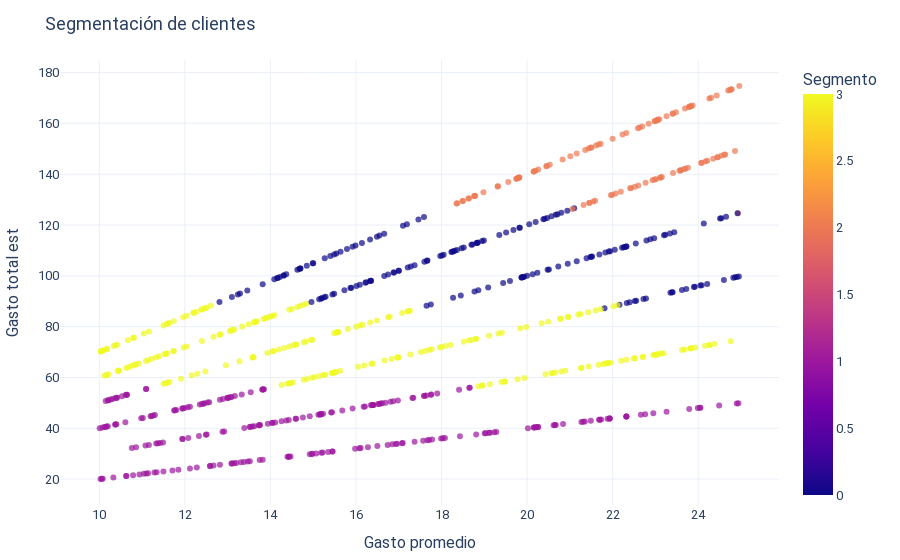

Notebook source saved alongside this figure:
### Markdown cell above
# Customer Segmentation

<img src="../../reports/figures/logo_cmsr92.png" alt="CMSR92" height="60" style="display:block;margin:auto;">

**Segmentación profesional de clientes para optimización de estrategias.**

> Los gráficos y cuadros de insights emplean colores profesionales y contrastantes, con el logo CMSR92 solo en la cabecera.

### Code cell
import os, pandas as pd
from pathlib import Path
from sklearn.cluster import KMeans
import sys

# Resolver raíz del proyecto de forma robusta

def find_root(start=None):
    p = Path(start or Path.cwd()).resolve()
    for _ in range(6):
        if (p / 'requirements.txt').exists() and (p / 'src').exists():
            return p
        if (p / '.git').exists() and (p / 'src').exists():
            return p
        p = p.parent
    return Path.cwd()

ROOT = find_root()
if str(ROOT) not in sys.path:
    sys.path.append(str(ROOT))

from src.visualization import plot_segments_scatter

FEAT_PATH = ROOT / 'data' / 'processed' / 'model_features.csv'
SEG_PATH = ROOT / 'data' / 'processed' / 'customer_segments.csv'

print('cwd:', os.getcwd())
print('ROOT:', ROOT)
print('Features existe?', FEAT_PATH.exists(), '->', FEAT_PATH)

try:
    feat = pd.read_csv(FEAT_PATH)
    # Selecciona columnas numéricas para clusterizar
    X = feat.select_dtypes(include=['int64','float64']).fillna(0)
    kmeans = KMeans(n_clusters=4, n_init=10, random_state=42)
    feat['segment'] = kmeans.fit_predict(X)
    feat.to_csv(SEG_PATH, index=False)
    print('Segmentación guardada en', SEG_PATH)
    fig = plot_segments_scatter(feat, x='gasto_promedio', y='gasto_total_est', color='segment')
    fig.show()
except Exception as e:
    print('AVISO:', e)

### Figure 1 — Plotly figure (JSON) as saved in the notebook; plotly's stock layout.template omitted (floating-point values rounded to 4 significant figures; data arrays with more than 128 entries replaced by an {"elided": "..."} marker saying what was removed)
{"data": [{"hovertemplate": "Gasto promedio=%{x}<br>Gasto total est=%{y}<br>Segmento=%{marker.color}<extra></extra>", "legendgroup": "", "marker": {"color": {"elided": "745 int values"}, "coloraxis": "coloraxis", "opacity": 0.7, "symbol": "circle"}, "mode": "markers", "name": "", "orientation": "v", "showlegend": false, "type": "scatter", "x": {"elided": "745 float values"}, "xaxis": "x", "y": {"elided": "745 float values"}, "yaxis": "y"}], "layout": {"coloraxis": {"colorbar": {"title": {"text": "Segmento"}}, "colorscale": [[0.0, "#0d0887"], [0.1111, "#46039f"], [0.2222, "#7201a8"], [0.3333, "#9c179e"], [0.4444, "#bd3786"], [0.5556, "#d8576b"], [0.6667, "#ed7953"], [0.7778, "#fb9f3a"], [0.8889, "#fdca26"], [1.0, "#f0f921"]]}, "font": {"family": "Segoe UI, Roboto, Arial", "size": 13}, "legend": {"tracegroupgap": 0}, "margin": {"b": 50, "l": 60, "r": 30, "t": 60}, "title": {"text": "Segmentación de clientes"}, "xaxis": {"anchor": "y", "domain": [0.0, 1.0], "title": {"text": "Gasto promedio"}}, "yaxis": {"anchor": "x", "domain": [0.0, 1.0], "title": {"text": "Gasto total est"}}}}
